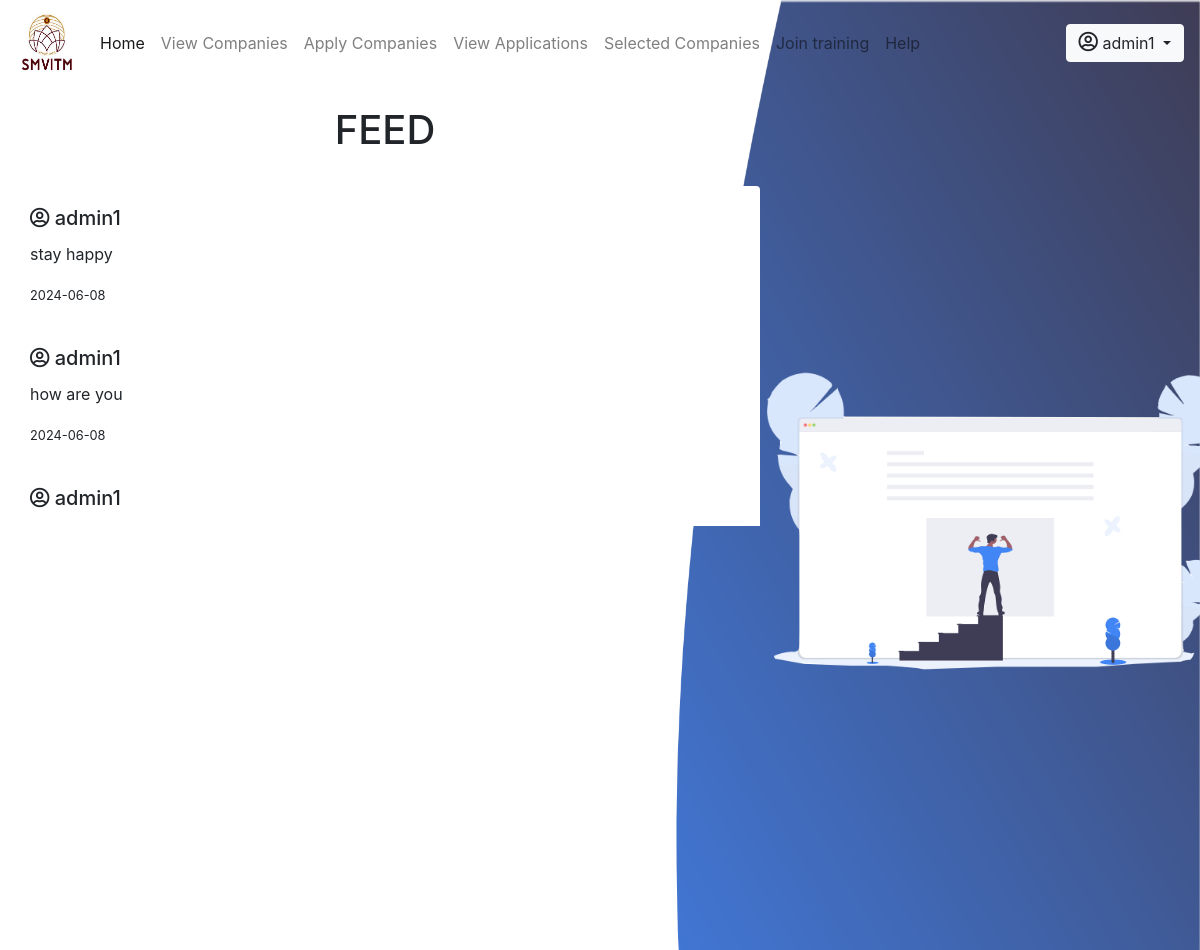
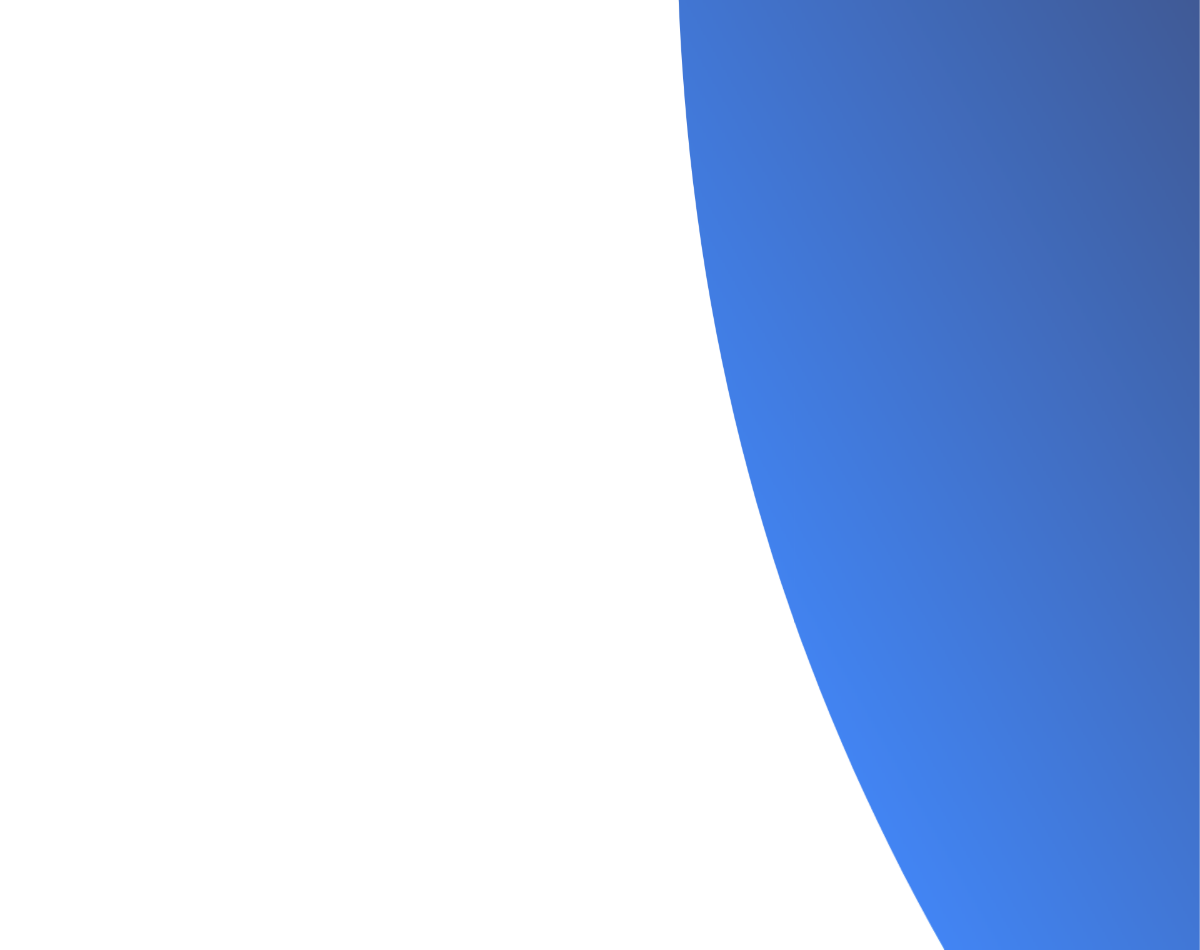
The page /student/index.php (signed in) on the database its author committed (2 pictures, top to bottom).
### tables this page shows
CREATE TABLE `feed` (
  `user` varchar(100) DEFAULT NULL,
  `message` text DEFAULT NULL,
  `date` date DEFAULT NULL,
  `time` time NOT NULL
);

### student/index.php (the view, shortened to what this page needs)
<!DOCTYPE html>
<html lang="en">
<head>
    <link rel="stylesheet" type="text/css" href="css/index.css">
    <?php include_once 'includes/head.php' ?>
</head>
<body>
    <div>
    	<img id="img2" src="../images/feedicon.png" width="550px" style="position: absolute; position: fixed; z-index: 1; margin-left: 60%; margin-top: 18vh;">
    </div>
    <img src="../images/feed.png" id="img1" style="position: fixed;">
    	<?php include_once 'includes/nav.php' ?>
    <div class="content" style="margin-top: 20px; margin-left: 10px;">
    	<h1 class="form-row justify-content-center">FEED</h1> <br>
    	<div class="pre-scrollable" style="width: 750px; height: 400px; scroll-behavior: auto;">
         <div style="max-height: 90vh;">
             <div class="card" style="border: none;">
          <div class="card-body">
            <?php
                $sql = "select * from feed order by date desc, time desc;";
                $res = mysqli_query($conn, $sql);
                $rescheck = mysqli_num_rows($res);
                if ($rescheck > 0) {
                    while ($row = mysqli_fetch_assoc($res)) {
                        ?>
                        <h5 class="card-title"><i class="far fa-user-circle"></i>&nbsp;<?php echo $row['user']; ?></h5>
                        <p class="card-text"><?php echo $row['message']; ?></p>
                        <p><small><?php echo $row['date']; ?></small></p> <br>
                        <?php
                    }
                }
            ?>
          </div>
        </div>
        </div>
        </div>
    </div>
</body>
</html>

### student/css/index.css (style rules this page uses)
#img1 { position: absolute; height: 100vh; width: 100%; position: fixed; }
#img1,.content { position: absolute; }
#img2 { z-index: 0; }

### rows shown on the page
feed: user "admin1", message "stay happy", date "2024-06-08"
feed: user "admin1", message "how are you", date "2024-06-08"
feed: user "admin1"

### other values the page prints
$_SESSION['username'] "admin1"
